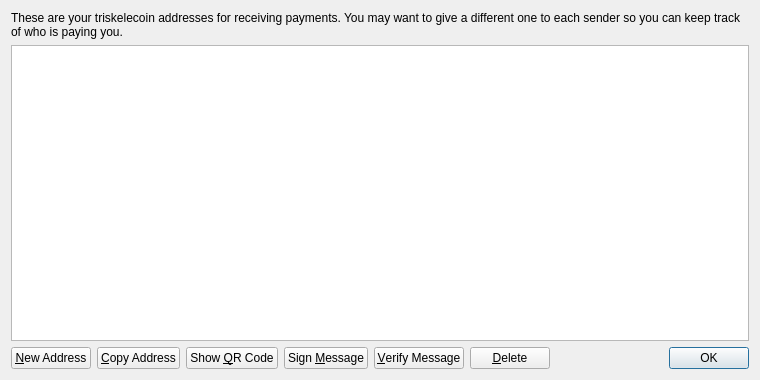
<?xml version="1.0" encoding="UTF-8"?>
<ui version="4.0">
 <class>AddressBookPage</class>
 <widget class="QWidget" name="AddressBookPage">
  <property name="geometry">
   <rect>
    <x>0</x>
    <y>0</y>
    <width>760</width>
    <height>380</height>
   </rect>
  </property>
  <property name="windowTitle">
   <string>Address Book</string>
  </property>
  <layout class="QVBoxLayout" name="verticalLayout">
   <item>
    <widget class="QLabel" name="labelExplanation">
     <property name="text">
      <string>These are your triskelecoin addresses for receiving payments. You may want to give a different one to each sender so you can keep track of who is paying you.</string>
     </property>
     <property name="textFormat">
      <enum>Qt::PlainText</enum>
     </property>
     <property name="wordWrap">
      <bool>true</bool>
     </property>
    </widget>
   </item>
   <item>
    <widget class="QTableView" name="tableView">
     <property name="contextMenuPolicy">
      <enum>Qt::CustomContextMenu</enum>
     </property>
     <property name="toolTip">
      <string>Double-click to edit address or label</string>
     </property>
     <property name="tabKeyNavigation">
      <bool>false</bool>
     </property>
     <property name="alternatingRowColors">
      <bool>true</bool>
     </property>
     <property name="selectionMode">
      <enum>QAbstractItemView::SingleSelection</enum>
     </property>
     <property name="selectionBehavior">
      <enum>QAbstractItemView::SelectRows</enum>
     </property>
     <property name="sortingEnabled">
      <bool>true</bool>
     </property>
     <attribute name="verticalHeaderVisible">
      <bool>false</bool>
     </attribute>
    </widget>
   </item>
   <item>
    <layout class="QHBoxLayout" name="horizontalLayout">
     <item>
      <widget class="QPushButton" name="newAddressButton">
       <property name="toolTip">
        <string>Create a new address</string>
       </property>
       <property name="text">
        <string>&amp;New Address</string>
       </property>
       <property name="icon">
        <iconset resource="../bitcoin.qrc">
         <normaloff>:/icons/add</normaloff>:/icons/add</iconset>
       </property>
      </widget>
     </item>
     <item>
      <widget class="QPushButton" name="copyToClipboard">
       <property name="toolTip">
        <string>Copy the currently selected address to the system clipboard</string>
       </property>
       <property name="text">
        <string>&amp;Copy Address</string>
       </property>
       <property name="icon">
        <iconset resource="../bitcoin.qrc">
         <normaloff>:/icons/editcopy</normaloff>:/icons/editcopy</iconset>
       </property>
      </widget>
     </item>
     <item>
      <widget class="QPushButton" name="showQRCode">
       <property name="text">
        <string>Show &amp;QR Code</string>
       </property>
       <property name="icon">
        <iconset resource="../bitcoin.qrc">
         <normaloff>:/icons/qrcode</normaloff>:/icons/qrcode</iconset>
       </property>
      </widget>
     </item>
     <item>
      <widget class="QPushButton" name="signMessage">
       <property name="toolTip">
        <string>Sign a message to prove you own a triskelecoin address</string>
       </property>
       <property name="text">
        <string>Sign &amp;Message</string>
       </property>
       <property name="icon">
        <iconset resource="../bitcoin.qrc">
         <normaloff>:/icons/edit</normaloff>:/icons/edit</iconset>
       </property>
      </widget>
     </item>
     <item>
      <widget class="QPushButton" name="verifyMessage">
       <property name="toolTip">
        <string>Verify a message to ensure it was signed with a specified triskelecoin address</string>
       </property>
       <property name="text">
        <string>&amp;Verify Message</string>
       </property>
       <property name="icon">
        <iconset resource="../bitcoin.qrc">
         <normaloff>:/icons/transaction_0</normaloff>:/icons/transaction_0</iconset>
       </property>
      </widget>
     </item>
     <item>
      <widget class="QPushButton" name="deleteButton">
       <property name="toolTip">
        <string>Delete the currently selected address from the list</string>
       </property>
       <property name="text">
        <string>&amp;Delete</string>
       </property>
       <property name="icon">
        <iconset resource="../bitcoin.qrc">
         <normaloff>:/icons/remove</normaloff>:/icons/remove</iconset>
       </property>
      </widget>
     </item>
     <item>
      <spacer name="horizontalSpacer">
       <property name="orientation">
        <enum>Qt::Horizontal</enum>
       </property>
       <property name="sizeHint" stdset="0">
        <size>
         <width>40</width>
         <height>20</height>
        </size>
       </property>
      </spacer>
     </item>
     <item>
      <widget class="QDialogButtonBox" name="buttonBox">
       <property name="sizePolicy">
        <sizepolicy hsizetype="Maximum" vsizetype="Fixed">
         <horstretch>0</horstretch>
         <verstretch>0</verstretch>
        </sizepolicy>
       </property>
       <property name="standardButtons">
        <set>QDialogButtonBox::Ok</set>
       </property>
      </widget>
     </item>
    </layout>
   </item>
  </layout>
 </widget>
 <resources>
  <include location="../bitcoin.qrc"/>
 </resources>
 <connections/>
</ui>
